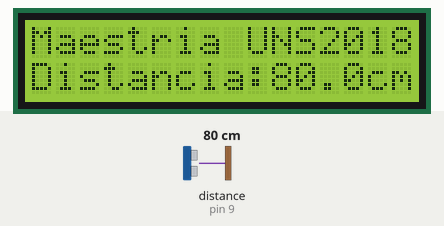
The sketch below on a simulated Arduino Uno, built with avr-gcc and run on an emulated ATmega328P. On the bench: 16×2 character LCD. Inputs (shaded band) come from the test bench; at power-on: distance to the obstacle (sensor on pin 9) 80 cm.

Above: at 1.2 s.
1.3 s: distance to the obstacle (sensor on pin 9) set to 2 cm
At 2.7 s:
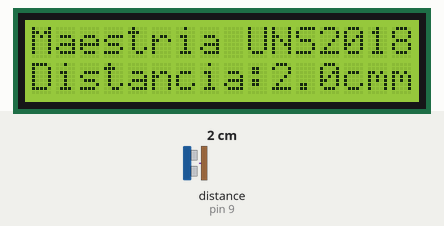
3.0 s: distance to the obstacle (sensor on pin 9) set to 4 cm
At 4.2 s:
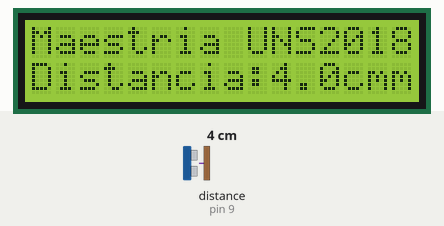
4.6 s: distance to the obstacle (sensor on pin 9) set to 9 cm
At 5.7 s:
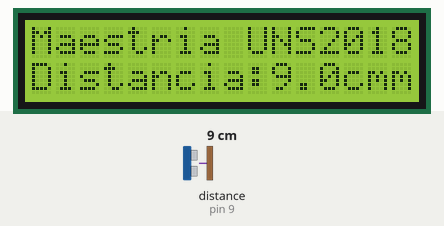
Timing chart, 0 to 7.6 s (numbered marks = the images above; inputs shaded):
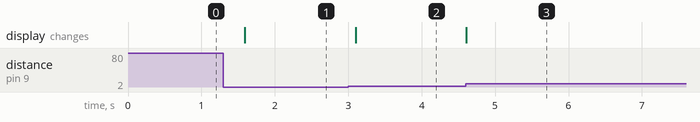

The sketch:

04082018_arduinomega_hcsr04.ino
```cpp
#include <HCSR04.h>
#include <LiquidCrystal.h>

UltraSonicDistanceSensor distanceSensor(8, 9);

const int rs = 2, en = 3, d4 = 4, d5 = 5, d6 = 6, d7 = 7;
LiquidCrystal lcd(rs, en, d4, d5, d6, d7);

void setup() {
  lcd.begin(16, 2);           //Tamaño del LCD 16x2
  lcd.print("Maestria UNS2018"); //Imprime el mensaje
}

void loop() {
  float distancia = distanceSensor.measureDistanceCm();
  lcd.setCursor(0,1);
  lcd.print("Distancia:");
  lcd.print(distancia, 1);
  lcd.print("cm");
  delay(500);
}
```

Measured:
- after the input at 1.3 s, the display: changes after 0.29 s (image 1)
- after the input at 3.0 s, the display: changes after 0.10 s (image 2)
- after the input at 4.6 s, the display: changes at once (image 3)
